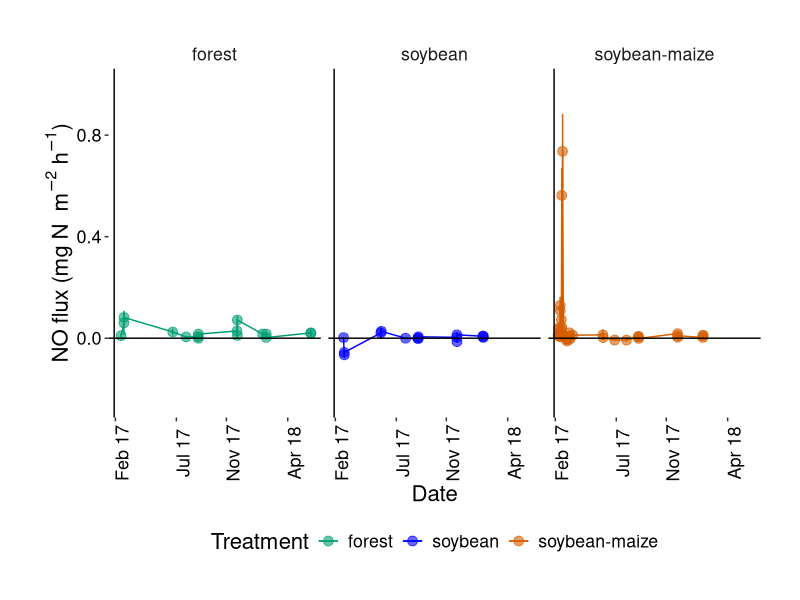
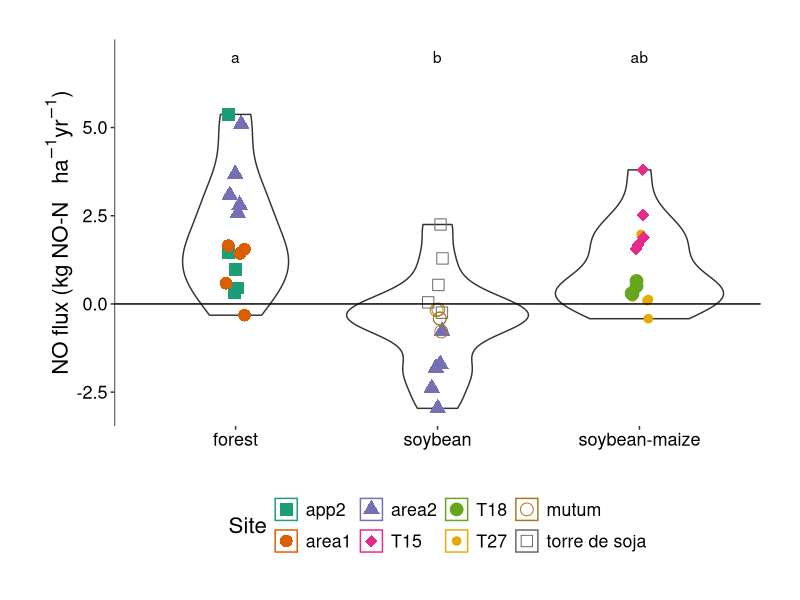
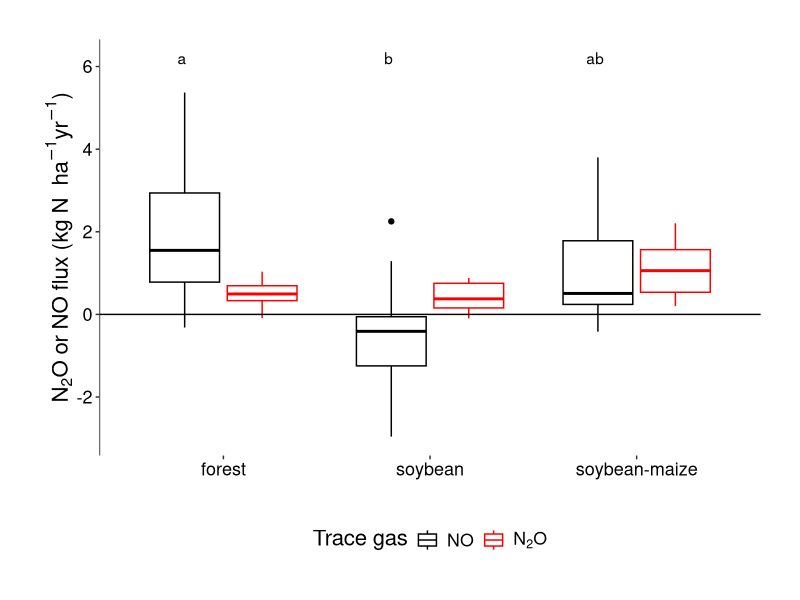

These charts were generated, in order, by the following R code:
#This code corresponds to the following publication
#Nitric and nitrous oxide fluxes from intensifying crop agriculture in the
#seasonally dry tropical Amazon-Cerrado border region
#Alexandra M. Huddell, Christopher Neill, Leonardo Maracahipes-Santos,
#Carlos Eduardo Pellegrino Cerri, and Duncan N. L. Menge

setwd("")

library(tidyverse)
library(ggplot2)
library(pracma)
library(lme4)
library(lmerTest)
library(RColorBrewer)
library(patchwork)
library(emmeans)


dat <- read.csv("NO_LU_flux_summary_11.19.19.csv")

# summarizing data by treatment, site, and date
dat <- as_tibble(dat)

#summarize data by date
treat_day_site_NO <- select(dat, day, month, year, site,
                            treatment, mean_flux) %>%
  filter(treatment != "harvest" & treatment != "planted") %>%
  group_by(treatment, site, day, month, year) %>%
  summarise(
    n = n(),
    NO_mg_N_m2_h = mean(mean_flux),
    sd = sd(mean_flux)
  )
treat_day_site_NO

treat_day_site_NO_all <- select(dat, day, month, year, site,
                                treatment, mean_flux) %>%
  filter(treatment != "harvest" & treatment != "planted")
treat_day_site_NO_all

#removing those levels from treatment and site
treat_day_site_NO$treatment <-
  as.character(treat_day_site_NO$treatment)
treat_day_site_NO$treatment <- as.factor(treat_day_site_NO$treatment)
levels(treat_day_site_NO$treatment)

treat_day_site_NO$site <- as.character(treat_day_site_NO$site)
treat_day_site_NO$site <- as.factor(treat_day_site_NO$site)
levels(treat_day_site_NO$site)

# convert date info in format 'mm/dd/yyyy'
treat_day_site_NO$date <-
  paste(
    as.character(treat_day_site_NO$month),
    as.character(treat_day_site_NO$day),
    as.character(treat_day_site_NO$year),
    sep = "/"
  )
treat_day_site_NO$date
treat_day_site_NO$date <-
  as.Date(treat_day_site_NO$date, "%m/%d/%Y")

#calculate standard error of daily fluxes
treat_day_site_NO$SE <- treat_day_site_NO$sd / sqrt(treat_day_site_NO$n)


# flux by day and treatment plot ------------------------------------------

#theme for plots
theme_default <- function(axis_text_size = 13) {
  theme(
    text = element_text(size = 16, colour = "black"),
    plot.title = element_text(size = 16, hjust = 0.5),
    axis.text.x = element_text(size = axis_text_size, colour = "black"),
    axis.text.y = element_text(size = axis_text_size, colour = "black"),
    axis.title.y = element_text(angle = 90, vjust = 0),
    plot.margin = unit(c(1, 1, 1, 1), "cm"),
    panel.background = element_rect(fill = "white", color = "white"),
    legend.position = "none"
  )
}

#color palette
cbPalette <-
  c("#009E73", "#56B4E9", "#D55E00", "#F0E442", "#0072B2") #"#CC79A7","#E69F00"

#reorganize treatment levels
levels(treat_day_site_NO$treatment)
treat_day_site_NO$treatment <- ordered(treat_day_site_NO$treatment,
                                       levels = c("forest", "soy", "maize"))

#  facet label names
labs <- c("forest", "soybean", "soybean-maize")
names(labs) <- c("forest",  "soy", "maize")


LU_NO_plot <-
  ggplot(data = treat_day_site_NO, aes(x = date, y = NO_mg_N_m2_h)) +
  geom_jitter(
    aes(colour = treatment),
    width = .2,
    size = 3,
    alpha = .6
  ) +
  geom_line(aes(colour = factor(treatment))) +
  geom_errorbar(
    aes(
      ymax = NO_mg_N_m2_h + treat_day_site_NO$SE,
      ymin = NO_mg_N_m2_h - treat_day_site_NO$SE,
      colour = factor(treatment)
    )
  ) +
  ylab(expression(paste("NO flux (mg N ", " ", m ^ -2, " ", h ^ -1, ')', sep =
                          ""))) +
  xlab("Date") +
  theme_default() +
  geom_vline(xintercept = min(treat_day_site_NO$date) - 10) +
  geom_hline(yintercept = 0) +
  ylim(c(-0.25, 1)) +
  scale_color_manual(
    name = "Treatment",
    values = c(cbPalette[1], "blue", cbPalette[3]),
    breaks = c("forest", "soy", "maize"),
    labels = c("forest",  "soybean", "soybean-maize")
  ) +
  theme(legend.position = "bottom", legend.key = element_blank()) +
  facet_grid( ~ treatment, labeller = labeller(treatment = labs)) +
  theme(strip.background = element_rect(fill = "white")) +
  theme(axis.text.x = element_text(angle = 90)) +
  scale_x_date(breaks = as.Date(c(
    "2017-02-01", "2017-07-01",
    "2017-11-01",
    "2018-04-01"
  )),
  labels = c("Feb 17", "Jul 17", "Nov 17",
             "Apr 18"))

LU_NO_plot

#linear mixed effects model on NO flux by treatment and date
treat_day_site_NO$treatment = factor(treat_day_site_NO$treatment)
treat_day_site_NO$date = factor(treat_day_site_NO$date)
treat_day_site_NO$site = factor(treat_day_site_NO$site)

model = lmer(NO_mg_N_m2_h ~ treatment + date + (1 |
                                                  site), data = treat_day_site_NO)
anova(model)  #date is significant, not treatment
rand(model)   #random effects not significant
emmeans(model, specs = pairwise ~  "treatment")#post hoc test

# Calculating and plotting monthly fluxes -------------------------------------------------------------

#excluding harvest and planting treatments
dat <- filter(dat, treatment != "planted" & treatment != "harvest")
dat <- filter(dat, site != "planted" & treatment != "harvest")

#removing those levels from treatment and site
dat$treatment <- as.character(dat$treatment)
dat$treatment <- as.factor(dat$treatment)
levels(dat$treatment)

dat$site <- as.character(dat$site)
dat$site <- as.factor(dat$site)
levels(dat$site)

#converting dates to julian days then adds 365 to days in 2018 so they're chronological
# convert date info in format 'mm/dd/yyyy'
dat$date <- paste(as.character(dat$month),
                  as.character(dat$day),
                  as.character(dat$year),
                  sep = "/")
dat$date <- as.Date(dat$date, "%m/%d/%Y")

dat$j_day_raw <- as.numeric(format(as.Date(dat$date), "%j"))

as_tibble(dat)

#group by treatment, site, and day and then sample the fluxes randomly
chamb_lengths <- dat %>%
  group_by(site, treatment, j_day_raw) %>%
  mutate(unique_ID = paste0(site, treatment, j_day_raw)) %>%
  mutate(n_chamb = n()) #recording # of unique chambers per treatment/site/day combination

for (i in levels(as.factor(chamb_lengths$unique_ID))) {
  print (i)
}


sample_fluxes = NULL
# data.frame(site=factor(levels = c("T15", "T18", "T27")),
#                           treatment=factor(levels=c("80", "120", "160")),
#                           julian_day=integer(),
#                           replicate=factor(levels=c("a","b","c","d","e")),
#                           flux=numeric()
# )

#bootstrapping distributions of fluxes from each unique treatment, site, and sampling date to compile 5 flux observations for each sample event
set.seed(100)
flux_row_list <- list()
chamber_number <- 0
for (i in unique(chamb_lengths$unique_ID)) {
  chamber_number <- chamber_number + 1
  message(paste0("Chamber number:", chamber_number))
  tempdf = chamb_lengths[which(chamb_lengths$unique_ID == i), ]
  site = rep(tempdf$site[1], 5)
  treatment = rep(tempdf$treatment[1], 5)
  julian_day = rep(tempdf$j_day_raw[1], 5)
  replicate = c("a", "b", "c", "d", "e")
  
  
  if (tempdf$n_chamb[1] == 5) {
    print(paste("At", i, ": 5 chambers"))
    flux_pool = sample_n(as.data.frame(tempdf$mean_flux), 5, replace = F)
  } else if (tempdf$n_chamb[1] == 4) {
    print(paste("At", i, ": 4 chambers"))
    flux_pool = c(sample_n(as.data.frame(tempdf$mean_flux), 4, replace =
                             F),
                  sample_n(as.data.frame(tempdf$mean_flux), 1, replace = F))
  } else if (tempdf$n_chamb[1] == 3) {
    print(paste("At", i, ": 3 chambers"))
    flux_pool = c(sample_n(as.data.frame(tempdf$mean_flux), 3, replace =
                             F),
                  sample_n(as.data.frame(tempdf$mean_flux), 2, replace = F))
  } else if (tempdf$n_chamb[1] == 2) {
    print(paste("At", i, ": 2 chambers"))
    flux_pool = c(
      sample_n(as.data.frame(tempdf$mean_flux), 2, replace = F),
      sample_n(as.data.frame(tempdf$mean_flux), 2, replace = F),
      sample_n(as.data.frame(tempdf$mean_flux), 1, replace = F)
    )
  }
  
  #creating randomly sampled pools of 5 flux measurments with some repetition for those with n<5
  flux_pool = unname(unlist(flux_pool))
  
  #saving outputs
  flux_row <-
    data.frame(
      site = factor(
        x = site,
        levels = c(
          "app2",
          "area1",
          "area2",
          "mutum",
          "T15",
          "T18",
          "T27",
          "torre de soja"
        )
      ),
      treatment = factor(x = treatment, levels = c("forest", "maize", "soy")),
      julian_day = julian_day,
      replicate = replicate,
      flux = flux_pool
    )
  
  flux_row_list[[i]] <- flux_row
}

sample_fluxes <- as_tibble(bind_rows(flux_row_list))
sample_fluxes

#Now sampling each replicate/treatment/site combination and summing up cumulative flux
sample_fluxes$unique_ID <-
  paste0(sample_fluxes$site,
         sample_fluxes$treatment,
         sample_fluxes$replicate)
cumflux_row_list <- list()
for (i in unique(sample_fluxes$unique_ID)) {
  tempdf = filter(sample_fluxes, unique_ID == i) #subset each replicate by site and treatment
  tempdf <-
    tempdf[order(tempdf$julian_day), ] #order the julian days (x-axis for the trapezoidal integration in next step)
  cumflux = trapz(tempdf$julian_day, (tempdf$flux * 24))#multiply 24 h/d
  
  first_day = min(tempdf$julian_day)
  last_day = max(tempdf$julian_day)
  total_days = (last_day - first_day)
  
  #saving outputs
  cum_flux_row <-
    data.frame(
      site = factor(
        x = tempdf$site[1],
        levels = c(
          "app2",
          "area1",
          "area2",
          "mutum",
          "T15",
          "T18",
          "T27",
          "torre de soja"
        )
      ),
      treatment = factor(
        x = tempdf$treatment[1],
        levels = c("forest", "maize", "soy")
      ),
      replicate = tempdf$replicate[1],
      cumflux = cumflux,
      total_days = total_days[1]
    )
  
  cumflux_row_list[[i]] <- cum_flux_row
}


cumulative_fluxes <- as_tibble(bind_rows(cumflux_row_list))
cumulative_fluxes


cumulative_fluxes$kg_NO_N_ha <- cumulative_fluxes$cumflux / 10 ^ 2 *
  365 / cumulative_fluxes$total_days #converts from mg N/m2/day to kg N/ha/year

# Cumulative fluxes plots and stats ---------------------------------------

#values for table s2
cumulative_fluxes %>%
  group_by(treatment) %>%
  summarise(mean = mean(kg_NO_N_ha),
            SE = sd(kg_NO_N_ha) / sqrt(15))


cumulative_NO_fluxes <- cumulative_fluxes

#levels order
cumulative_NO_fluxes$site <- factor(
  cumulative_NO_fluxes$site,
  levels = c(
    "app2",
    "area1",
    "area2",
    "T15",
    "T18",
    "T27",
    "mutum",
    "torre de soja"
  )
)
cumulative_NO_fluxes$treatment <-
  ordered(cumulative_NO_fluxes$treatment,
          levels = c("forest",  "soy", "maize"))


annual_NO_plot <-
  ggplot(data = cumulative_NO_fluxes,
         aes(
           x = treatment,
           y = kg_NO_N_ha,
           color = site,
           shape = site,
           group = treatment
         ),) +
  geom_violin() +
  geom_jitter(size = 4, width = .05) +
  scale_shape_manual(name = "Site", values = (15:27)) +
  geom_hline(yintercept = 0) +
  geom_vline(xintercept = 0.4) +
  #geom_segment(aes(x=0.1,xend=0.1,y=-5,yend=5), colour="black") +
  #geom_segment(aes(x=0,xend=3.5,y=0,yend=0),colour="black") +
  ylab(expression(paste("NO flux (kg NO-N  ",  ~ ha ^ -1, yr ^ -1, ")", sep = ""))) +
  xlab(" ") +
  scale_color_manual(
    name = "Site",
    values = RColorBrewer::brewer.pal(8, 'Dark2'),
    guide = guide_legend(ncol = 3)
  ) +
  theme_default() +
  theme(legend.position = "bottom", legend.key = element_blank()) +
  annotate(
    "text",
    x = c(1, 2, 3),
    y = c(7, 7, 7),
    label = c("a", "b", "ab")
  ) +
  scale_x_discrete(labels = c("forest",  "soybean", "soybean-maize")) +
  theme(legend.background = element_rect(color = NA))


annual_NO_plot


#Combining NO and N2O cumulative fluxes
N2O_LU_cumulative_fluxes <- read.csv("N2O LU cumulative fluxes.csv")
N2O_LU_cumulative_fluxes$tracegas <-
  rep("N2O", nrow(N2O_LU_cumulative_fluxes))
cumulative_NO_fluxes$tracegas <- rep("NO", nrow(cumulative_NO_fluxes))
N2O_LU_cumulative_fluxes <-
  rename(N2O_LU_cumulative_fluxes, kg_N_ha = kg_N2O_N_ha) #changing column name
cumulative_NO_fluxes <-
  rename(cumulative_NO_fluxes, kg_N_ha = kg_NO_N_ha) #changing column name
LU_cumulative_fluxes <-
  rbind(N2O_LU_cumulative_fluxes, cumulative_NO_fluxes)
LU_cumulative_fluxes


cumulative_NO_fluxes %>% group_by(treatment) %>% summarise(mean = mean(kg_N_ha), SE =
                                                             sd(kg_N_ha) / sqrt(15))


#linear mixed effects model on cumulative fluxes ~ treatment
cumulative_NO_fluxes$treatment = factor(cumulative_NO_fluxes$treatment)

model2 = lmer(kg_N_ha ~ treatment + (1 |
                                       site), data = cumulative_NO_fluxes)
anova(model2)  #date is significant, not treatment
emmeans(model2, specs = pairwise ~  "treatment")#post hoc test

LU_cumulative_fluxes$treatment <-
  ordered(LU_cumulative_fluxes$treatment,
          levels = c("forest",  "soy", "maize"))
LU_cumulative_fluxes$tracegas <-
  ordered(LU_cumulative_fluxes$tracegas,
          levels = c("NO", "N2O"))

#plot with cumulative fluxes
annual_LU_plot <-
  ggplot(data = LU_cumulative_fluxes, aes(x = treatment, (y = kg_N_ha))) +
  geom_boxplot(aes(colour = factor(tracegas))) +
  ylab(expression(paste(
    N[2], "O or NO flux (kg N  ", ha ^ -1, yr ^ -1, ")", sep = ""
  ))) +
  xlab(" ") +
  theme_default() +
  geom_vline(xintercept = 0.4) +
  geom_hline(yintercept = 0) +
  scale_color_manual(
    name = expression("Trace gas"),
    labels = c(expression("NO", paste(N[2], "O"))),
    values = c("black", "red")
  ) +
  scale_x_discrete(labels = c("forest",  "soybean", "soybean-maize")) +
  theme(legend.position = "bottom", legend.key = element_blank()) +
  annotate(
    "text",
    x = c(.8, 1.8, 2.8),
    y = c(6.2, 6.2, 6.2),
    label = c("a", "b", "ab")
  )
annual_LU_plot
